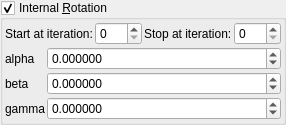
      <widget class="MyGroupBox" name="groupCheck_transf_rotation_enabled">
       <property name="title">
        <string>Internal &amp;Rotation</string>
       </property>
       <property name="checkable">
        <bool>true</bool>
       </property>
       <layout class="QVBoxLayout" name="verticalLayout_9" stretch="0,0">
        <property name="spacing">
         <number>2</number>
        </property>
        <property name="leftMargin">
         <number>2</number>
        </property>
        <property name="topMargin">
         <number>2</number>
        </property>
        <property name="rightMargin">
         <number>2</number>
        </property>
        <property name="bottomMargin">
         <number>2</number>
        </property>
        <item>
         <layout class="QGridLayout" name="gridLayout_62">
          <property name="spacing">
           <number>2</number>
          </property>
          <item row="1" column="1">
           <widget class="MySpinBox" name="spinboxInt_transf_start_iterations">
            <property name="sizePolicy">
             <sizepolicy hsizetype="Minimum" vsizetype="Maximum">
              <horstretch>0</horstretch>
              <verstretch>0</verstretch>
             </sizepolicy>
            </property>
            <property name="maximum">
             <number>999</number>
            </property>
           </widget>
          </item>
          <item row="1" column="2">
           <widget class="QLabel" name="label_247">
            <property name="text">
             <string>Stop at iteration:</string>
            </property>
           </widget>
          </item>
          <item row="1" column="0">
           <widget class="QLabel" name="label_246">
            <property name="text">
             <string>Start at iteration:</string>
            </property>
           </widget>
          </item>
          <item row="1" column="3">
           <widget class="MySpinBox" name="spinboxInt_transf_stop_iterations">
            <property name="sizePolicy">
             <sizepolicy hsizetype="Minimum" vsizetype="Maximum">
              <horstretch>0</horstretch>
              <verstretch>0</verstretch>
             </sizepolicy>
            </property>
            <property name="maximum">
             <number>999</number>
            </property>
           </widget>
          </item>
         </layout>
        </item>
        <item>
         <layout class="QGridLayout" name="gridLayout_11" columnstretch="0,1">
          <property name="spacing">
           <number>2</number>
          </property>
          <item row="2" column="0">
           <widget class="QLabel" name="label_34">
            <property name="text">
             <string notr="true">beta</string>
            </property>
           </widget>
          </item>
          <item row="3" column="1">
           <widget class="MyDoubleSpinBox" name="spinboxd3_transf_rotation_z">
            <property name="sizePolicy">
             <sizepolicy hsizetype="Minimum" vsizetype="Maximum">
              <horstretch>0</horstretch>
              <verstretch>0</verstretch>
             </sizepolicy>
            </property>
            <property name="prefix">
             <string/>
            </property>
            <property name="suffix">
             <string/>
            </property>
            <property name="decimals">
             <number>6</number>
            </property>
            <property name="minimum">
             <double>-180.000000000000000</double>
            </property>
            <property name="maximum">
             <double>180.000000000000000</double>
            </property>
            <property name="singleStep">
             <double>1.000000000000000</double>
            </property>
           </widget>
          </item>
          <item row="1" column="0">
           <widget class="QLabel" name="label_35">
            <property name="text">
             <string notr="true">alpha</string>
            </property>
           </widget>
          </item>
          <item row="1" column="1">
           <widget class="MyDoubleSpinBox" name="spinboxd3_transf_rotation_x">
            <property name="sizePolicy">
             <sizepolicy hsizetype="Minimum" vsizetype="Maximum">
              <horstretch>0</horstretch>
              <verstretch>0</verstretch>
             </sizepolicy>
            </property>
            <property name="prefix">
             <string/>
            </property>
            <property name="suffix">
             <string/>
            </property>
            <property name="decimals">
             <number>6</number>
            </property>
            <property name="minimum">
             <double>-180.000000000000000</double>
            </property>
            <property name="maximum">
             <double>180.000000000000000</double>
            </property>
            <property name="singleStep">
             <double>1.000000000000000</double>
            </property>
           </widget>
          </item>
          <item row="2" column="1">
           <widget class="MyDoubleSpinBox" name="spinboxd3_transf_rotation_y">
            <property name="sizePolicy">
             <sizepolicy hsizetype="Minimum" vsizetype="Maximum">
              <horstretch>0</horstretch>
              <verstretch>0</verstretch>
             </sizepolicy>
            </property>
            <property name="prefix">
             <string/>
            </property>
            <property name="suffix">
             <string/>
            </property>
            <property name="decimals">
             <number>6</number>
            </property>
            <property name="minimum">
             <double>-180.000000000000000</double>
            </property>
            <property name="maximum">
             <double>180.000000000000000</double>
            </property>
            <property name="singleStep">
             <double>1.000000000000000</double>
            </property>
           </widget>
          </item>
          <item row="3" column="0">
           <widget class="QLabel" name="label_36">
            <property name="text">
             <string notr="true">gamma</string>
            </property>
           </widget>
          </item>
         </layout>
        </item>
       </layout>
      </widget>
